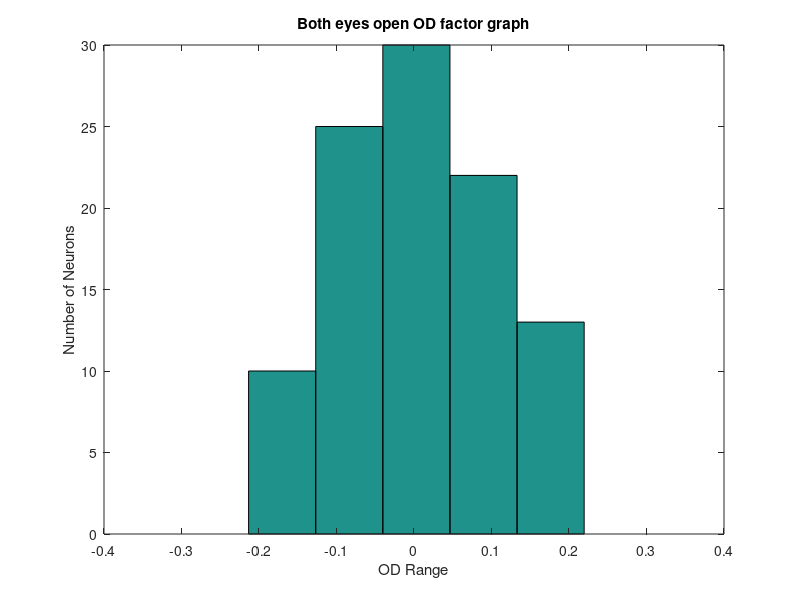
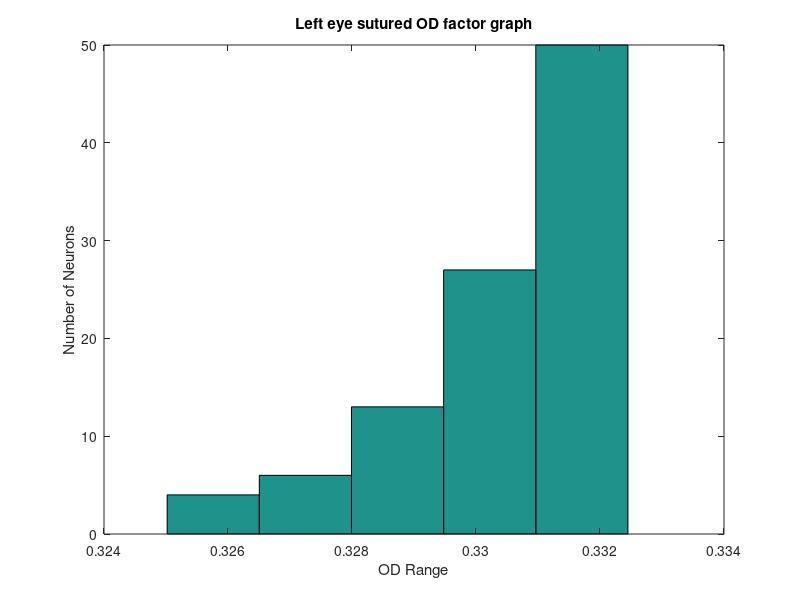
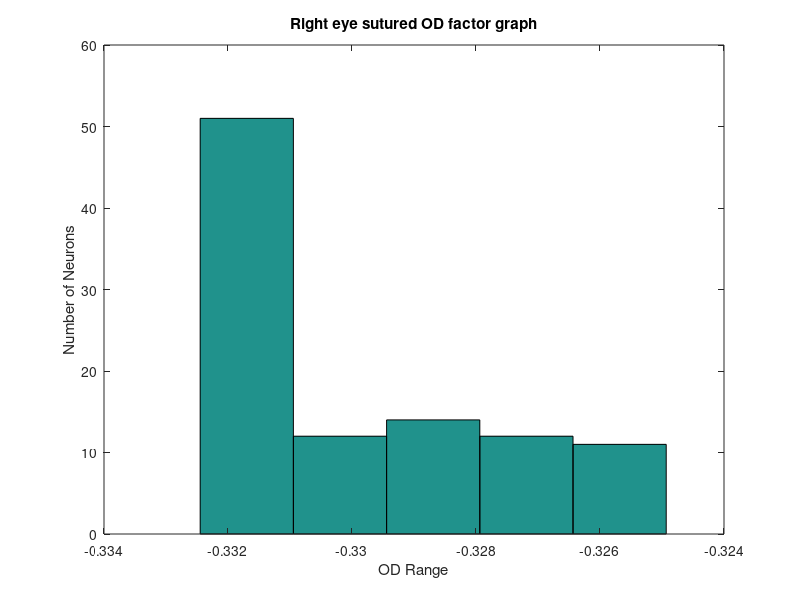

The MATLAB source for these figures, in order:
function [  ] = zdestefa_midtermProb1(  )

%{
This is my code for problem 1.
We had neurons for the left and right eye and each neuron
    was connected to 100 v1 neurons
The strength of these neurons was initialized to be random numbers 
    and then we used the Hebbian plasticity rule to update the strengths

To simulate the firings, I used a mean firing rate network heavily inspired
    by jk_hw3_miniNet.m 
To update the weights due to plasticity, the plasiticty rule used was 
    the Hebbian rule in slide 16 of the 10-20 lecture notes. 
    This one allowed for normalization, hence why I used it.

I decided that the input if the eyes are open would be a constant value and
    0 if the eyes are closed. This is done as a simplifying assumption,
    because while what the kitten sees will change, there will be input
    coming in from an open eye, so a constant value will ensure that the
    open eye is being considered in each time step. Additionally, we are
    modeling the difference between eyes being open and shut, rather than
    the specific inputs to an eye, so it makes sense to simplify what the
    eye sees and put the complications into the network itself. 
Finally, by making sure open eyes have a constant value and closed eyes have a
    value of 0, the difference in OD factors will become more pronounced
    than if open eyes had random input values. 
%}


%{
As an initial case, both kitten's eyes are open, so it gets an equal stream of
    input from both eyes.
%}
inputRight = 1;
inputLeft = 1;

%this runs the model and obtains the OD factors
odFactor = getODfactors(inputRight,inputLeft);

%{
This is the OD factor graph for when the kitten has both eyes open.
It should be a relatively uniform histogram.
%}
figure
hist(odFactor,5);
title('Both eyes open OD factor graph');
ylabel('Number of Neurons');
xlabel('OD Range');

%{
The left eye is sutured shut, so its input is 0 while the right eye
    has a constant stream of input of 1
%}
inputRight = 1;
inputLeft = 0;

odFactor = getODfactors(inputRight,inputLeft);

%{
This is the OD factor graph for when the kitten has the left eye shut
Most of the values should thus be on the right side
%}
figure
hist(odFactor,5);
title('Left eye sutured OD factor graph');
ylabel('Number of Neurons');
xlabel('OD Range');

%{
The right eye is sutured shut, so its input is 0 while the left eye
    has a constant stream of input of 1
%}
inputRight = 0;
inputLeft = 1;

odFactor = getODfactors(inputRight,inputLeft);

%{
This is the OD factor graph for when the kitten has the right eye shut
    thus most of the values should be on the left side
%}
figure
hist(odFactor,5);
title('Right eye sutured OD factor graph');
ylabel('Number of Neurons');
xlabel('OD Range');

function [ odFactor ] = getODfactors( inputRight,inputLeft )

%This runs the model for problem 1

%number of time steps
T=100;

%number of V1 neurons
numV1=100;

%{
This will be used to keep track of the weights of the connections
    from the right/left neuron to all the V1 neurons
%}
v1weightsR = zeros(T+1,numV1); 
v1weightsL = zeros(T+1,numV1); 

%gain used when calculating the sigmoid response
GAIN=0.03;

%{
This initializes all the synaptic connection strengths to uniformly
    distributed random values between 0 and 50;
%}
maxWeight=50;
v1weightsR(1,:) = rand(1,numV1)*maxWeight;
v1weightsL(1,:) = rand(1,numV1)*maxWeight;

TAUW = 0.3; %learning rate in the Hebbian plasticity model

%factors used when calculating change in weights according
%   to the Hebb rule
avgInput = mean([inputRight inputLeft]);
inputRFactor = (inputRight-avgInput)/TAUW;
inputLFactor = (inputLeft-avgInput)/TAUW;

%keeps track of OD factor for each of the V1 neurons
odFactor = zeros(1,numV1);

for t = 1:T %go through each time step
    
   for i = 1:numV1 %go through each V1 neuron
       
       %weights from right and left eye for this v1 neuron
       rightWeight = v1weightsR(t,i);
       leftWeight = v1weightsL(t,i);
       
       %response from right and left eye neuron going into this v1 neuron
       rightResponse = rightWeight*inputRight;
       leftResponse = leftWeight*inputLeft;
       
       %total input into the synapse
       synIn =  rightResponse+leftResponse;
       
       %calculates the occular dominance factor
       RER = sigmoidN(rightResponse,GAIN);
       LER = sigmoidN(leftResponse,GAIN);
       odFactor(i) = (RER-LER)/(RER+LER);
       
       %calculates the output of the v1 neuron
       output = sigmoidN(synIn,GAIN);
       
       %use the Hebbian plasticity rule
       %    to update the weights of the connection from the 
       %    right and left eye to this neuron
       deltaWeightR = output*inputRFactor;
       deltaWeightL = output*inputLFactor;
       v1weightsR(t+1,i) = rightWeight + deltaWeightR;
       v1weightsL(t+1,i) = leftWeight + deltaWeightL;
   end
end

end

% Sigmoid Activation
%   Input:  I - synaptic input
%           g - gain
%   Output: firing rate of sigmoid function
function r = sigmoidN (I, g) 
r = 1/(1+exp(-g*I));
end


end

